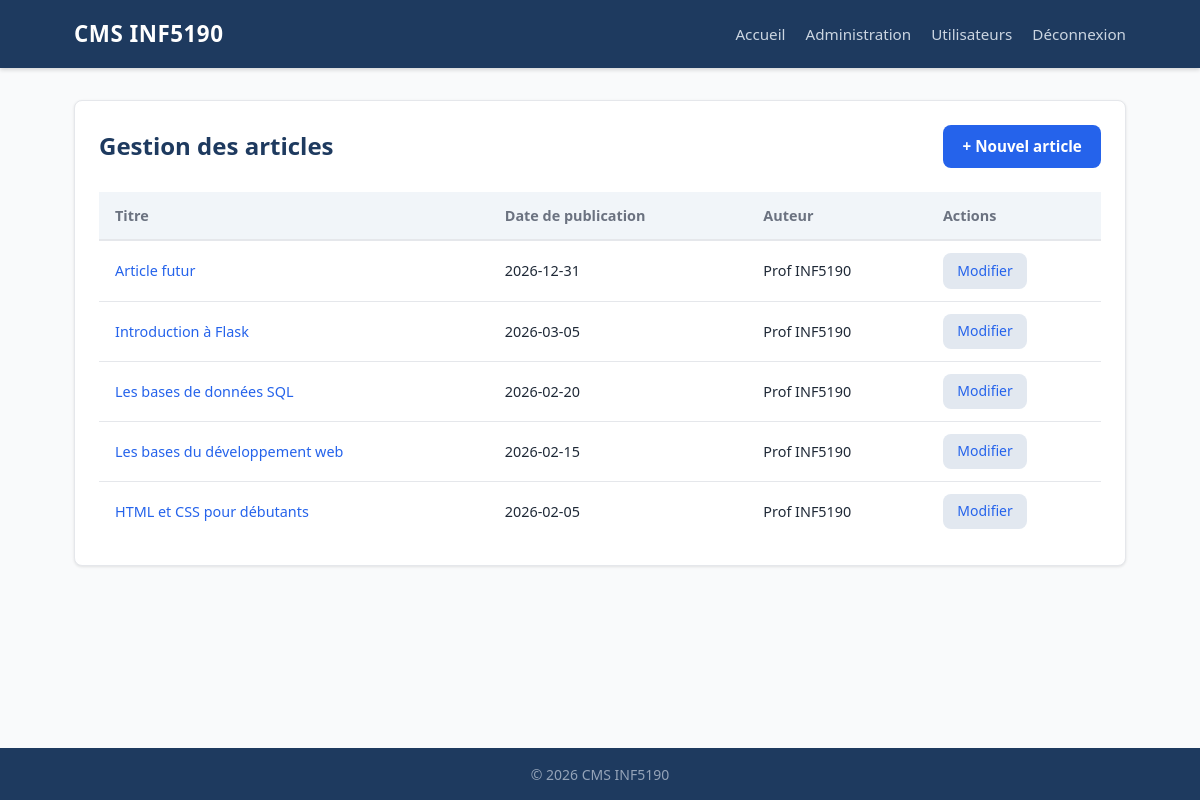
/admin/tableau-de-bord (signed in), run on the app's committed database.
### tables this page shows
CREATE TABLE article (
    id INTEGER PRIMARY KEY AUTOINCREMENT,
    titre TEXT NOT NULL,
    identifiant TEXT NOT NULL UNIQUE,
    auteur TEXT NOT NULL,
    date_publication TEXT NOT NULL,
    contenu TEXT NOT NULL,
    utilisateur_id INTEGER NOT NULL,
    FOREIGN KEY (utilisateur_id) REFERENCES utilisateur(id)
);

### routes/admin.py (the view)
@admin_bp.route("/admin/tableau-de-bord")
def tableau_de_bord():
    redirection = exiger_authentification()
    if redirection:
        return redirection
    articles = article_model.obtenir_tous_les_articles()
    return render_template("admin/dashboard.html", articles=articles)

### app.py (called while the page is built)
def fermer_db(e=None):
    db = g.pop("db", None)
    if db is not None:
        db.close()

### models/article.py (called while the page is built)
def get_db():
    if "db" not in g:
        g.db = sqlite3.connect(
            config.DATABASE,
            detect_types=sqlite3.PARSE_DECLTYPES
        )
        g.db.row_factory = sqlite3.Row
    return g.db

def obtenir_tous_les_articles():
    db = get_db()
    return db.execute(
        "SELECT * FROM article ORDER BY date_publication DESC"
    ).fetchall()

### routes/admin.py (called while the page is built)
def exiger_authentification():
    if "user_id" not in session:
        return redirect(url_for("admin.connexion"))
    return None

### templates/admin/dashboard.html (shortened to what this page needs)
{% extends "base.html" %}
{% block contenu %}
<section class="admin-tableau-de-bord">
    <div class="admin-entete">
        <h1>Gestion des articles</h1>
        <a href="{{ url_for('admin.nouveau_article_form') }}" class="bouton-principal">
            + Nouvel article
        </a>
    </div>
    {% if articles %}
    <table class="tableau">
        <thead>
            <tr>
                <th>Titre</th>
                <th>Date de publication</th>
                <th>Auteur</th>
                <th>Actions</th>
            </tr>
        </thead>
        <tbody>
            {% for art in articles %}
            <tr>
                <td>
                    <a href="{{ url_for('public.voir_article', identifiant=art['identifiant']) }}">
                        {{ art['titre'] }}
                    </a>
                </td>
                <td>
                    <time datetime="{{ art['date_publication'] }}">
                        {{ art['date_publication'] }}
                    </time>
                </td>
                <td>{{ art['auteur'] }}</td>
                <td>
                    <a href="{{ url_for('admin.modifier_article_form', article_id=art['id']) }}"
                       class="bouton-secondaire">
                        Modifier
                    </a>
                </td>
            </tr>
            {% endfor %}
        </tbody>
    </table>
    {% else %}
        <p class="vide">Aucun article pour l'instant.</p>
    {% endif %}
</section>
{% endblock %}

### static/css/style.css (style rules this page uses)
:root { --couleur-primaire: #2563eb; --couleur-primaire-sombre: #1d4ed8; --couleur-texte: #1f2937; --couleur-texte-leger: #6b7280; --couleur-fond: #f9fafb; --couleur-fond-carte: #ffffff; --couleur-bordure: #e5e7eb; --couleur-succes: #16a34a; --couleur-erreur: #dc2626; --couleur-erreur-fond: #fee2e2; --couleur-succes-fond: #dcfce7; --rayon: 8px; --ombre: 0 1px 3px rgba(0, 0, 0, 0.1); --transition: 0.2s ease; }
*, *::before, *::after { box-sizing: border-box; margin: 0; padding: 0; }
body { font-family: system-ui, -apple-system, sans-serif; background-color: var(--couleur-fond); color: var(--couleur-texte); line-height: 1.6; font-size: 1rem; }
.bouton-principal { background-color: var(--couleur-primaire); color: #fff; border: none; padding: 0.6rem 1.2rem; border-radius: var(--rayon); cursor: pointer; font-size: 0.95rem; font-weight: 600; text-decoration: none; display: inline-block; transition: background-color var(--transition); }
.bouton-secondaire { background-color: #e2e8f0; color: var(--couleur-texte); border: none; padding: 0.4rem 0.9rem; border-radius: var(--rayon); cursor: pointer; font-size: 0.875rem; text-decoration: none; display: inline-block; transition: background-color var(--transition); }
.admin-tableau-de-bord { background-color: var(--couleur-fond-carte); border: 1px solid var(--couleur-bordure); border-radius: var(--rayon); padding: 1.5rem; box-shadow: var(--ombre); }
.admin-entete { display: flex; justify-content: space-between; align-items: center; flex-wrap: wrap; gap: 0.75rem; margin-bottom: 1.5rem; }
.admin-entete h1 { font-size: 1.5rem; color: #1e3a5f; }
.tableau { width: 100%; border-collapse: collapse; font-size: 0.9rem; }
.tableau thead { background-color: #f1f5f9; }
.tableau th { padding: 0.75rem 1rem; text-align: left; font-weight: 600; color: var(--couleur-texte-leger); border-bottom: 2px solid var(--couleur-bordure); }
.tableau td { padding: 0.75rem 1rem; border-bottom: 1px solid var(--couleur-bordure); vertical-align: middle; }
.tableau tr:last-child td { border-bottom: none; }
.tableau a { color: var(--couleur-primaire); text-decoration: none; }

### data on the page
article: titre "Article futur", date_publication "2026-12-31", auteur "Prof INF5190"
article: titre "Introduction à Flask", date_publication "2026-03-05", auteur "Prof INF5190"
article: titre "Les bases de données SQL", date_publication "2026-02-20", auteur "Prof INF5190"
article: titre "Les bases du développement web", date_publication "2026-02-15", auteur "Prof INF5190"
article: titre "HTML et CSS pour débutants", date_publication "2026-02-05", auteur "Prof INF5190"
